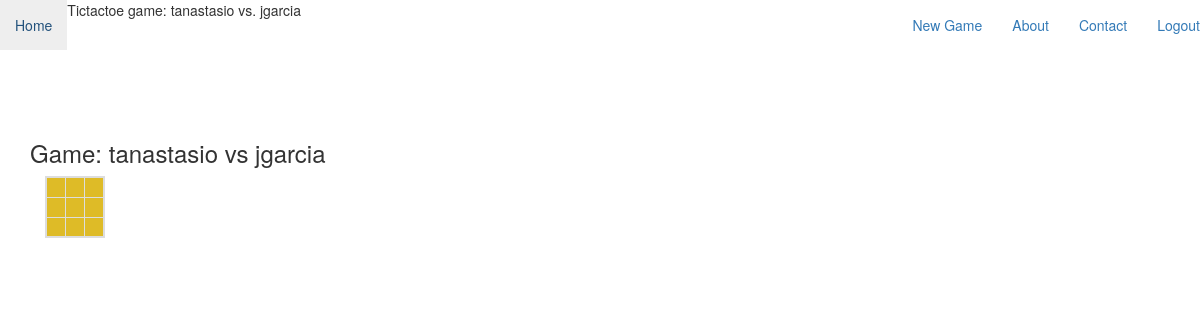
The page /tictactoe/game/3/ (signed in) on the database its author committed.
### tictactoe/models.py (models this page shows, shortened)
class Game(models.Model):
    first_player = models.ForeignKey(User, related_name='games_first_player')
    second_player = models.ForeignKey(User, related_name='games_second_player')
    next_to_move = models.ForeignKey(User, related_name='games_to_move')
    start_time = models.DateTimeField(auto_now_add=True)
    last_active = models.DateTimeField(auto_now_add=True)
    status = models.CharField(max_length=1, default='A',
                            choices=GAME_STATUS_CHOICES)
    objects = GamesManager()
    def as_board(self):
        board = [['' for x in range(BOARD_SIZE)] for y in range(BOARD_SIZE)]
        for move in self.move_set.all():
            board[move.y][move.x] = FIRST_PLAYER_MOVE if move.by_first_player else SECOND_PLAYER_MOVE
        return board
    def __str__(self):
        return "{} vs {}".format(self.first_player, self.second_player)

### tictactoe/views.py (the view)
# urls.py: url(r'^game/(?P<pk>\d+)/$', game_detail, name="tictactoe_game_detail"),
@login_required
def game_detail(request, pk):
    game = get_object_or_404(Game, pk=pk)
    return render(request, 'tictactoe/game_detail.html', {'game': game})

### tictactoe/templates/tictactoe/game_detail.html (shortened to what this page needs)
{% extends 'base.html' %}
{% load staticfiles %}
{% block title %}
Tictactoe game: {{ game.first_player }} vs. {{ game.second_player }}
{% endblock title %}
{% block styling %}
    {{ block.super }}
    <link rel="stylesheet" href="{% static 'font-awesome/css/font-awesome.min.css' %}">
{% endblock styling %}
{% block content %}
    <h3>Game: {{ game }}</h3>
    <div class="col-sm-9">
        <table class="table table-bordered" style="width: 60px; border-width: 2px;">
            {% for line in game.as_board %}
            <tr>
                {% for square in line %}
                    <td class="tictactoe-cell"
                        style="width: 20px; height: 20px;">
                    </td>
                {% endfor %}
            </tr>
            {% endfor %}
        </table>
    </div>
{% endblock content %}

### tictactoe/templates/tictactoe/game_detail.html (style rules this page uses)
.tictactoe-cell { background-color: #debb27; }

### rows shown on the page
Game: first_player "tanastasio", second_player "jgarcia", first_player+second_player "tanastasio vs jgarcia"
